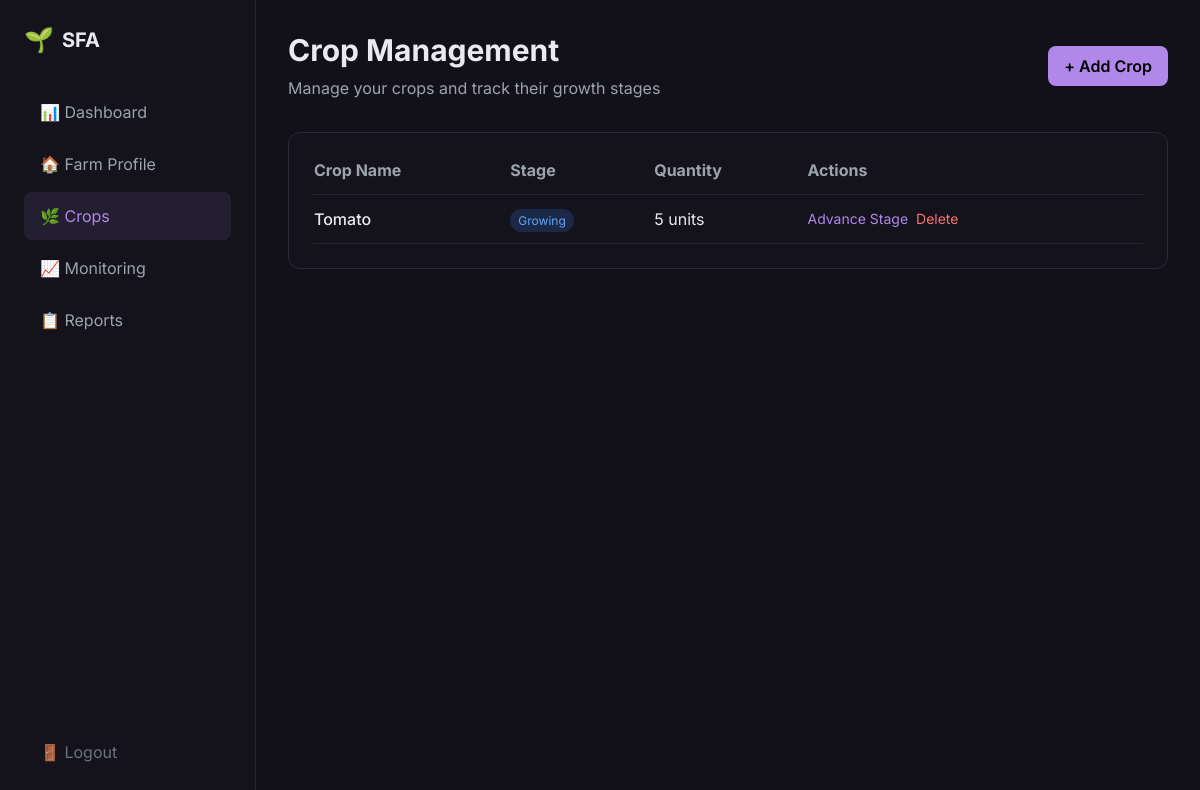
The app's page /crops (signed in) with its own data.
### app.py (models this page shows)
class Crop(db.Model):
    id = db.Column(db.Integer, primary_key=True)
    name = db.Column(db.String(100), nullable=False)
    stage = db.Column(db.String(50), default='Growing')
    quantity = db.Column(db.Integer, default=0)
    farm_id = db.Column(db.Integer, db.ForeignKey('farm.id'))
    created_at = db.Column(db.DateTime, default=datetime.utcnow)

### app.py (the view)
@app.route('/crops')
@login_required
def crops_page():
    farm = Farm.query.get(current_user.farm_id)
    crops = Crop.query.filter_by(farm_id=farm.id).all()
    return render_template('crops.html', crops=crops, farm=farm)

### app.py (called while the page is built)
@login_manager.user_loader
def load_user(user_id):
    return User.query.get(int(user_id))

    @property
    def is_authenticated(self):
        return True

### templates/crops.html (shortened to what this page needs)
<!DOCTYPE html>
<html lang="en">
<head>
    <script src="https://cdn.tailwindcss.com"></script>
</head>
<body class="bg-[#12111a] text-[#E8EAF0]">
    <div class="w-64 sidebar border-r border-gray-800 fixed left-0 top-0 h-full">
        <div class="p-6">
            <div class="flex items-center gap-2 mb-8">
                <span class="text-2xl">🌱</span>
                <span class="font-bold text-xl">SFA</span>
            </div>
            <nav class="space-y-1">
                <a href="/dashboard" class="flex items-center gap-3 px-4 py-3 rounded-lg text-gray-400 hover:bg-gray-800">📊 Dashboard</a>
                <a href="/farm-profile" class="flex items-center gap-3 px-4 py-3 rounded-lg text-gray-400 hover:bg-gray-800">🏠 Farm Profile</a>
                <a href="/crops" class="flex items-center gap-3 px-4 py-3 rounded-lg bg-[#b188ea]/10 text-[#b188ea]">🌿 Crops</a>
                <a href="/monitoring" class="flex items-center gap-3 px-4 py-3 rounded-lg text-gray-400 hover:bg-gray-800">📈 Monitoring</a>
                <a href="/reports" class="flex items-center gap-3 px-4 py-3 rounded-lg text-gray-400 hover:bg-gray-800">📋 Reports</a>
            </nav>
        </div>
        <div class="absolute bottom-6 left-0 right-0 px-6">
            <a href="/logout" class="flex items-center gap-3 px-4 py-3 rounded-lg text-gray-500 hover:bg-gray-800">🚪 Logout</a>
        </div>
    </div>
    <div class="ml-64 p-8">
        <div class="flex justify-between items-center mb-8">
            <div>
                <h1 class="text-3xl font-bold mb-2">Crop Management</h1>
                <p class="text-gray-400">Manage your crops and track their growth stages</p>
            </div>
            <button onclick="document.getElementById('cropModal').classList.remove('hidden')" class="bg-[#b188ea] text-black px-4 py-2 rounded-lg font-semibold">+ Add Crop</button>
        </div>
        <div class="card rounded-xl p-6">
            <div class="overflow-x-auto">
                <table class="w-full">
                    <thead class="border-b border-gray-800">
                        <tr class="text-left text-gray-400">
                            <th class="pb-3">Crop Name</th>
                            <th class="pb-3">Stage</th>
                            <th class="pb-3">Quantity</th>
                            <th class="pb-3">Actions</th>
                        </tr>
                    </thead>
                    <tbody>
                        {% for crop in crops %}
                        <tr class="border-b border-gray-800">
                            <td class="py-3 font-medium">{{ crop.name }}</td>
                            <td class="py-3">
                                <span class="px-2 py-1 rounded-full text-xs
                                    {% if crop.stage == 'Growing' %}bg-blue-500/20 text-blue-400
                                    {% elif crop.stage == 'Harvested' %}bg-yellow-500/20 text-yellow-400
                                    {% elif crop.stage == 'Ready to Sell' %}bg-green-500/20 text-green-400
                                    {% else %}bg-gray-500/20 text-gray-400{% endif %}">
                                    {{ crop.stage }}
                                </span>
                            </td>
                            <td class="py-3">{{ crop.quantity }} units</td>
                            <td class="py-3">
                                <div class="flex gap-2">
                                    {% if crop.stage != 'Sold Out' %}
                                    <a href="/update-crop-stage/{{ crop.id }}" class="text-[#b188ea] text-sm hover:underline">Advance Stage</a>
                                    {% endif %}
                                    <a href="/delete-crop/{{ crop.id }}" class="text-red-400 text-sm hover:underline" onclick="return confirm('Delete this crop?')">Delete</a>
                                </div>
                            </td>
                         </tr>
                        {% endfor %}
                    </tbody>
                </table>
            </div>
        </div>
    </div>
</body>
</html>

### templates/crops.html (style rules this page uses)
* { font-family: 'Inter', sans-serif; }
body { background: #12111a; }
.sidebar { background: #14131b; }
.card { background: #14131b; border: 1px solid #2a2a3a; }

### records on screen
Crop: name "Tomato", stage "Growing", quantity "5"
